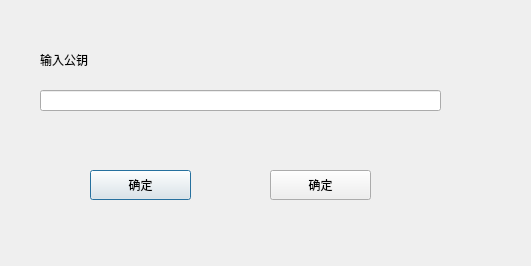
<?xml version="1.0" encoding="UTF-8"?>
<ui version="4.0">
 <class>AddPubKeyDialog</class>
 <widget class="QDialog" name="AddPubKeyDialog">
  <property name="geometry">
   <rect>
    <x>0</x>
    <y>0</y>
    <width>531</width>
    <height>266</height>
   </rect>
  </property>
  <property name="windowTitle">
   <string>Dialog</string>
  </property>
  <widget class="QLabel" name="label">
   <property name="geometry">
    <rect>
     <x>40</x>
     <y>50</y>
     <width>71</width>
     <height>20</height>
    </rect>
   </property>
   <property name="text">
    <string>输入公钥</string>
   </property>
  </widget>
  <widget class="QLineEdit" name="pubKeyLineEdit">
   <property name="geometry">
    <rect>
     <x>40</x>
     <y>90</y>
     <width>401</width>
     <height>21</height>
    </rect>
   </property>
  </widget>
  <widget class="QPushButton" name="okBtn">
   <property name="geometry">
    <rect>
     <x>90</x>
     <y>170</y>
     <width>101</width>
     <height>30</height>
    </rect>
   </property>
   <property name="text">
    <string>确定</string>
   </property>
  </widget>
  <widget class="QPushButton" name="cancelBtn">
   <property name="geometry">
    <rect>
     <x>270</x>
     <y>170</y>
     <width>101</width>
     <height>30</height>
    </rect>
   </property>
   <property name="text">
    <string>确定</string>
   </property>
  </widget>
 </widget>
 <resources/>
 <connections/>
</ui>
